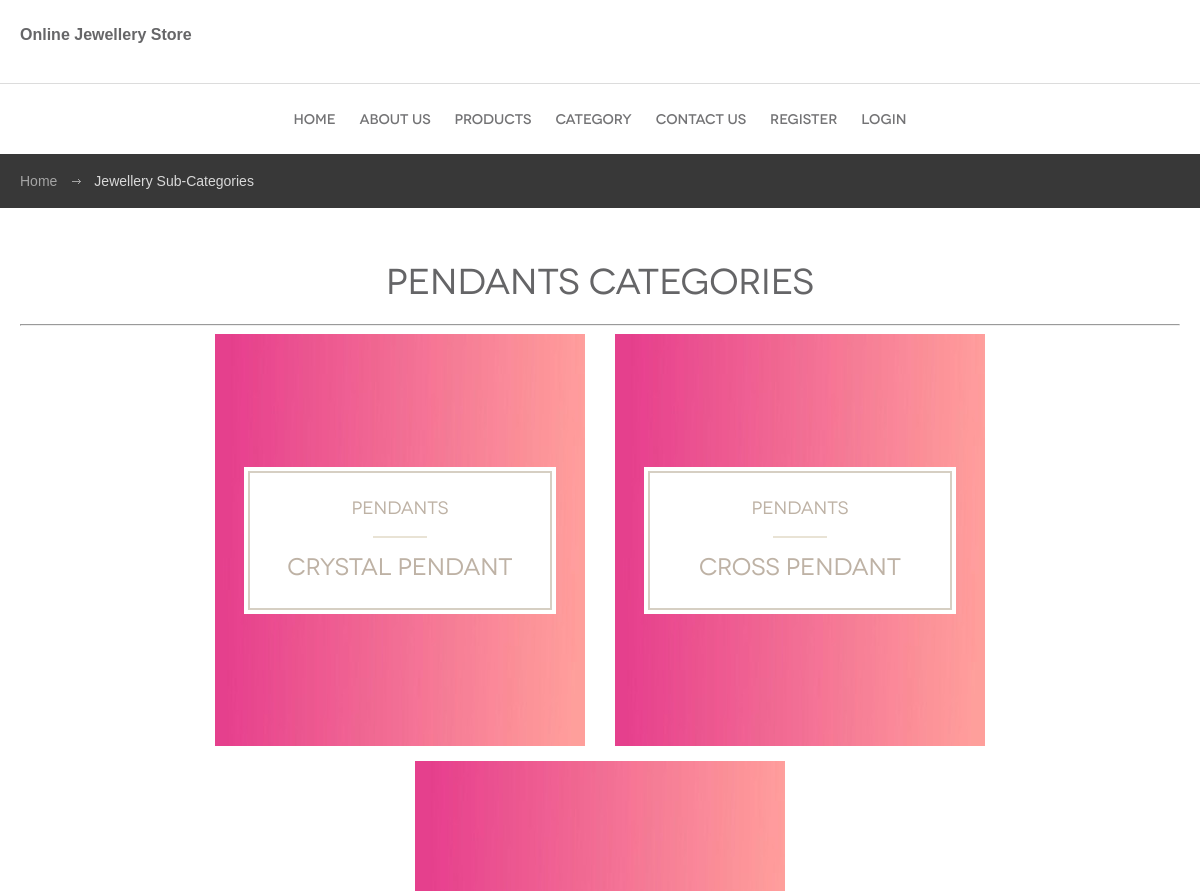
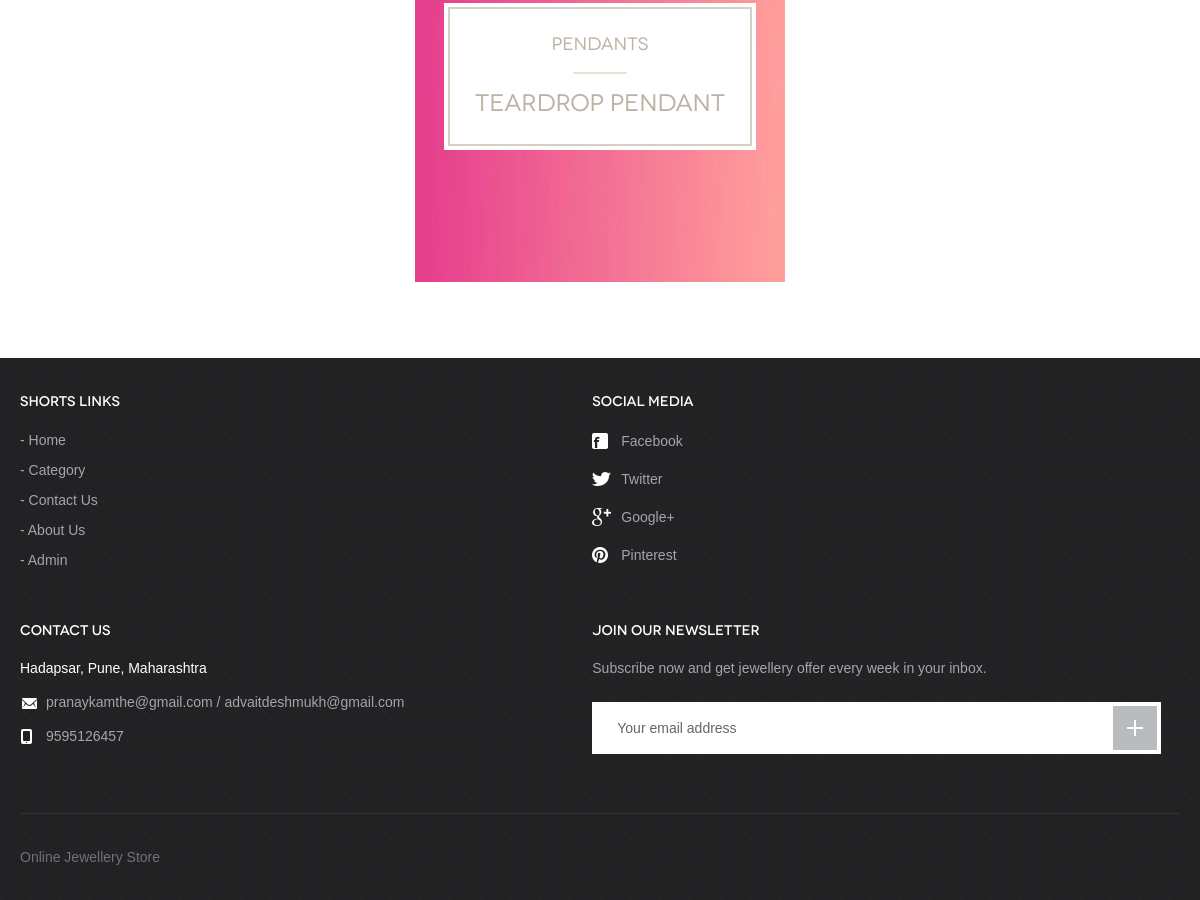
/SJOS/subcategory.php?scid=2&&catname=Pendants, run on the app's committed database (2 pictures, top to bottom).
### tables this page shows
CREATE TABLE `subcategory` (
  `id` int(11) NOT NULL,
  `categoryid` int(11) DEFAULT NULL,
  `subcategoryName` varchar(255) DEFAULT NULL,
  `creationDate` timestamp NULL DEFAULT current_timestamp(),
  `updationDate` timestamp NULL DEFAULT NULL ON UPDATE current_timestamp(),
  `createdBy` int(11) DEFAULT NULL
);

CREATE TABLE `category` (
  `id` int(11) NOT NULL,
  `categoryName` varchar(255) DEFAULT NULL,
  `categoryDescription` longtext DEFAULT NULL,
  `creationDate` timestamp NOT NULL DEFAULT current_timestamp(),
  `updationDate` timestamp NULL DEFAULT NULL ON UPDATE current_timestamp(),
  `createdBy` int(11) DEFAULT NULL
);

CREATE TABLE `tblpage` (
  `ID` int(10) NOT NULL,
  `PageType` varchar(200) DEFAULT NULL,
  `PageTitle` mediumtext DEFAULT NULL,
  `PageDescription` mediumtext DEFAULT NULL,
  `Email` varchar(200) DEFAULT NULL,
  `MobileNumber` bigint(10) DEFAULT NULL,
  `UpdationDate` date DEFAULT NULL,
  `Timing` varchar(200) NOT NULL
);

### SJOS/subcategory.php (the view, shortened to what this page needs)
<?php
include('includes/config.php');
?>
<!DOCTYPE html>
<html lang="en">
<head>
	<link rel="stylesheet" media="all" href="css/style.css">
</head>
<body>
	<?php include_once('includes/header.php');?>
	<div id="breadcrumbs">
		<div class="container">
			<ul>
				<li><a href="index.php">Home</a></li>
				<li>Jewellery Sub-Categories</li>
			</ul>
		</div>
	</div>
	<div id="body">
		<div class="container">
			<h1 align="center"><?php echo $_GET['catname'];?> Categories</h1>
		<hr />
			<section class="quick-links">
				<?php
				$scid=$_GET['scid'];
$ret=mysqli_query($con,"select subcategory.id as subcid, subcategory.categoryid,subcategory.subcategoryName,category.categoryName,category.categoryDescription from subcategory join category on category.id=subcategory.categoryid where subcategory.categoryid='$scid'");
$count=mysqli_num_rows($ret);
if($count>0){
while ($row=mysqli_fetch_array($ret)) {
?>
				<article style="background-image: url(images/2.jpg)">
					<a href="product-subcategory.php?pscid=<?php  echo $row['subcid'];?>&&subcatname=<?php  echo $row['subcategoryName'];?>" class="table">
						<div class="cell">
							<div class="text">
								<h4><?php  echo $row['categoryName'];?></h4>
								<hr>
								<h3><?php  echo $row['subcategoryName'];?></h3>
							</div>
						</div>
					</a>
				</article><?php }} else{ ?>
<p style="color:red; font-size:22px; text-align:center;">No Record Found</p>
<?php } ?>
			</section>
		</div>
	</div>
	<?php include_once('includes/footer.php');?>
</body>
</html>

### SJOS/includes/footer.php (shortened to what this page needs)
<footer id="footer">
              <div class="container">
                     <div class="cols">
                            <div class="col">
                                   <h3>Shorts Links</h3>
                                   <ul>
                                          <li><a href="index.php">Home </a></li>
                                          <li><a href="category.php">Category</a></li>
                                          <li><a href="contact.php">Contact Us</a></li>
                                          <li><a href="about.php">About Us</a></li>
                                          <li><a href="admin/index.php">Admin </a></li>
                                   </ul>
                            </div>
                            <div class="col media">
                                   <h3>Social media</h3>
                                   <ul class="social">
                                          <li><a href="#"><span class="ico ico-fb"></span>Facebook</a></li>
                                          <li><a href="#"><span class="ico ico-tw"></span>Twitter</a></li>
                                          <li><a href="#"><span class="ico ico-gp"></span>Google+</a></li>
                                          <li><a href="#"><span class="ico ico-pi"></span>Pinterest</a></li>
                                   </ul>
                            </div>
                            <div class="col contact">
                                   <?php
$ret=mysqli_query($con,"select * from tblpage where PageType='contactus' ");
while ($row=mysqli_fetch_array($ret)) {
?>
                                   <h3><?php  echo $row['PageTitle'];?></h3>
                                   <p style="color: white"><?php  echo $row['PageDescription'];?></p>
                                   <p><span class="ico ico-em"></span><?php  echo $row['Email'];?></p>
                                   <p><span class="ico ico-ph"></span><?php  echo $row['MobileNumber'];?></p><?php } ?>
                            </div>
                            <div class="col newsletter">
                                   <h3>Join our newsletter</h3>
                                   <p>Subscribe now and get jewellery offer every week in your inbox.</p>
                                   <form action="#" method="post">
                                         <input type="email" name="email" placeholder="Your email address">
                                          <button type="submit" name="sub"></button>
                                   </form>
                            </div>
                     </div>
                     <p class="copy">Online Jewellery Store</p>
              </div>
       </footer>

### data on the page
subcategory: categoryid.categoryName "PENDANTS", subcategoryName "CRYSTAL PENDANT"
subcategory: categoryid.categoryName "PENDANTS", subcategoryName "CROSS PENDANT"
subcategory: categoryid.categoryName "PENDANTS", subcategoryName "TEARDROP PENDANT"
tblpage: PageTitle "CONTACT US", PageDescription "Hadapsar, Pune, Maharashtra", Email "pranaykamthe@gmail.com / advaitdeshmukh@gmail.com", MobileNumber "9595126457"

### other printed values
$_GET['catname'] "Pendants"
